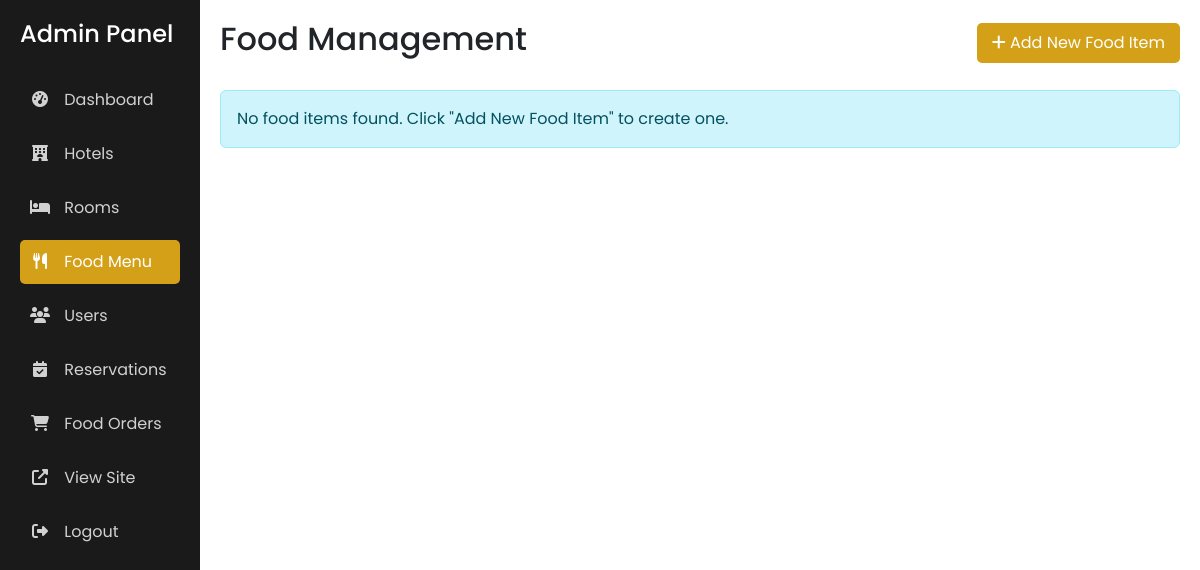
Before: /admin/food.php (signed in) with the older database file.
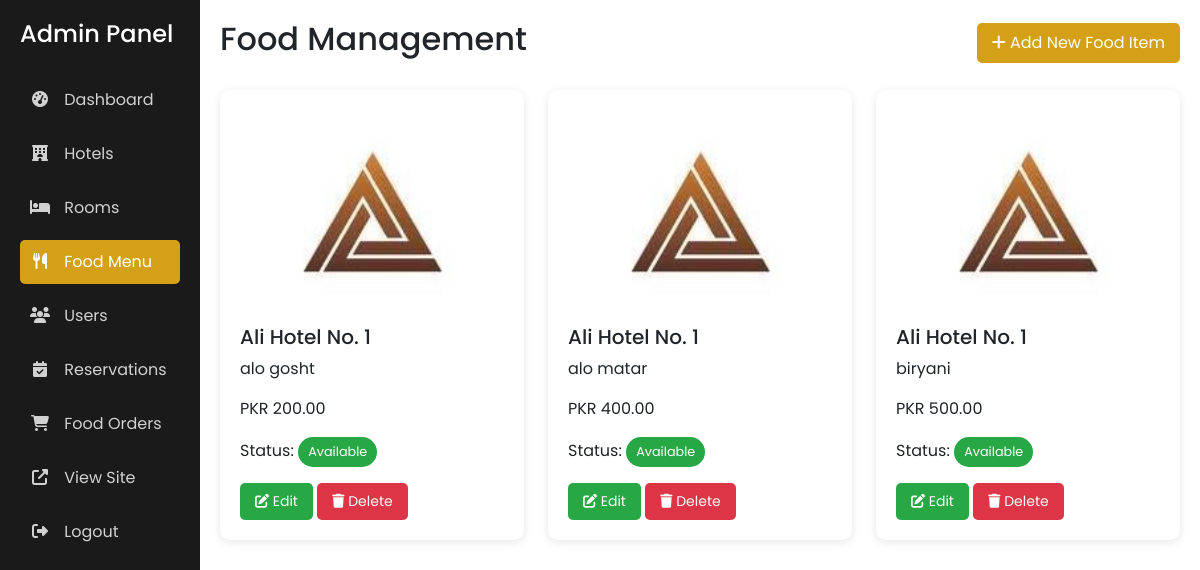
After: the same page with the newer database file.
### tables this page shows
CREATE TABLE `hotel_menu` (
  `id` int(11) NOT NULL,
  `hotel_id` int(11) NOT NULL,
  `item_name` varchar(100) NOT NULL,
  `price` decimal(10,2) NOT NULL,
  `is_available` tinyint(1) DEFAULT 1,
  `image_url` varchar(255) DEFAULT NULL
);

CREATE TABLE `hotels` (
  `id` int(11) NOT NULL,
  `name` varchar(100) NOT NULL,
  `description` text DEFAULT NULL,
  `address` text NOT NULL,
  `city` varchar(50) NOT NULL,
  `phone` varchar(20) DEFAULT NULL,
  `email` varchar(100) DEFAULT NULL,
  `website` varchar(100) DEFAULT NULL,
  `image_url` varchar(255) DEFAULT NULL,
  `created_at` timestamp NOT NULL DEFAULT current_timestamp(),
  `updated_at` timestamp NOT NULL DEFAULT current_timestamp() ON UPDATE current_timestamp(),
  `vendor_id` int(11) NOT NULL
);

### admin/food.php (the view, shortened to what this page needs)
<?php
require_once '../config/database.php';
$user_id = (int)$_SESSION['user_id'];
$sql = "SELECT hm.*, h.name as hotel_name
        FROM hotel_menu hm
        JOIN hotels h ON hm.hotel_id = h.id
        WHERE h.vendor_id = ?
        ORDER BY h.name ASC, hm.item_name ASC";
$stmt = mysqli_prepare($conn, $sql);
mysqli_stmt_bind_param($stmt, "i", $user_id);
mysqli_stmt_execute($stmt);
$food_items = mysqli_stmt_get_result($stmt);
?>
<!DOCTYPE html>
<html lang="en">
<head>
    <link href="https://cdn.jsdelivr.net/npm/bootstrap@5.3.0/dist/css/bootstrap.min.css" rel="stylesheet">
    <link rel="stylesheet" href="https://cdnjs.cloudflare.com/ajax/libs/font-awesome/6.4.2/css/all.min.css">
</head>
<body>
    <div class="container-fluid">
        <div class="row">
            <div class="col-md-3 col-lg-2 sidebar">
                <h4 class="mb-4">Admin Panel</h4>
                <nav class="nav flex-column">
                    <a class="nav-link" href="dashboard.php"><i class="fas fa-tachometer-alt"></i> Dashboard</a>
                    <a class="nav-link" href="hotels.php"><i class="fas fa-hotel"></i> Hotels</a>
                    <a class="nav-link" href="rooms.php"><i class="fas fa-bed"></i> Rooms</a>
                    <a class="nav-link active" href="food.php"><i class="fas fa-utensils"></i> Food Menu</a>
                    <a class="nav-link" href="users.php"><i class="fas fa-users"></i> Users</a>
                    <a class="nav-link" href="reservations.php"><i class="fas fa-calendar-check"></i> Reservations</a>
                    <a class="nav-link" href="food_orders.php"><i class="fas fa-shopping-cart"></i> Food Orders</a>
                    <a class="nav-link" href="../index.php" target="_blank"><i class="fas fa-external-link-alt"></i> View Site</a>
                    <a class="nav-link" href="../logout.php"><i class="fas fa-sign-out-alt"></i> Logout</a>
                </nav>
            </div>
            <div class="col-md-9 col-lg-10 main-content">
                <div class="d-flex justify-content-between align-items-center mb-4">
                    <h2>Food Management</h2>
                    <button type="button" class="btn btn-custom" data-bs-toggle="modal" data-bs-target="#addFoodModal">
                        <i class="fas fa-plus"></i> Add New Food Item
                    </button>
                </div>
                <div class="row">
                    <?php if (mysqli_num_rows($food_items) > 0): ?>
                        <?php while($item = mysqli_fetch_assoc($food_items)): ?>
                            <div class="col-md-6 col-lg-4">
                                <div class="food-card">
                                    <?php if (!empty($item['image_url'])): ?>
                                        <img src="../<?php echo htmlspecialchars($item['image_url']); ?>" alt="Food Image" class="food-image">
                                    <?php endif; ?>
                                    <div class="food-details">
                                        <h5><?php echo htmlspecialchars($item['hotel_name']); ?></h5>
                                        <p class="item-name"><?php echo htmlspecialchars($item['item_name']); ?></p>
                                        <p class="price">PKR <?php echo number_format($item['price'], 2); ?></p>
                                        <p class="status">
                                            Status: <span class="status-badge status-<?php echo $item['is_available'] ? 'available' : 'unavailable'; ?>">
                                                <?php echo $item['is_available'] ? 'Available' : 'Unavailable'; ?>
                                            </span>
                                        </p>
                                        <div class="food-actions">
                                            <button class="btn btn-sm btn-edit" data-bs-toggle="modal" data-bs-target="#editFoodModal"
                                                    data-item='<?php echo json_encode($item); ?>'>
                                                <i class="fas fa-edit"></i> Edit
                                            </button>
                                            <form method="POST" action="" class="d-inline"
                                                onsubmit="return confirm('Are you sure you want to delete this food item?')">
                                                <button type="submit" class="btn btn-sm btn-delete">
                                                    <i class="fas fa-trash"></i> Delete
                                                </button>
                                            </form>
                                        </div>
                                    </div>
                                </div>
                            </div>
                        <?php endwhile; ?>
                    <?php else: ?>
                        <div class="col-12">
                            <div class="alert alert-info">
                                No food items found. Click "Add New Food Item" to create one.
                            </div>
                        </div>
                    <?php endif; ?>
                </div>
            </div>
        </div>
    </div>
</body>
</html>

### admin/food.php (style rules this page uses)
body { font-family: 'Poppins', sans-serif; }
.sidebar { background-color: #1a1a1a; color: white; min-height: 100vh; padding: 20px; }
.sidebar .nav-link { color: rgba(255, 255, 255, 0.8); padding: 10px; margin: 5px 0; border-radius: 5px; transition: all 0.3s; }
.sidebar .active { background-color: #d4a017; color: white; }
.sidebar .nav-link i { margin-right: 10px; width: 20px; text-align: center; }
.main-content { padding: 20px; }
.food-card { background: white; border-radius: 10px; padding: 20px; margin-bottom: 20px; box-shadow: 0 2px 8px rgba(0,0,0,0.1); transition: transform 0.3s; }
.food-card img { width: 100%; height: 200px; object-fit: cover; border-radius: 10px; margin-bottom: 15px; }
.btn-custom { background-color: #d4a017; color: white; border: none; padding: 8px 15px; border-radius: 5px; transition: all 0.3s; }
.btn-edit { background-color: #28a745; color: white; border: none; padding: 8px 15px; border-radius: 5px; transition: all 0.3s; }
.btn-delete { background-color: #dc3545; color: white; border: none; padding: 8px 15px; border-radius: 5px; transition: all 0.3s; }
.status-badge { padding: 5px 10px; border-radius: 15px; font-size: 0.8rem; display: inline-block; }
.status-available { background-color: #28a745; color: white; }

Changed rows visible on the page:
added hotel_menu: image_url (picture), hotel.name "Ali Hotel No. 1", item_name "alo gosht", price "200.00", is_available "Available"
added hotel_menu: image_url (picture), hotel.name "Ali Hotel No. 1", item_name "alo matar", price "400.00", is_available "Available"
added hotel_menu: image_url (picture), hotel.name "Ali Hotel No. 1", item_name "biryani", price "500.00", is_available "Available"
Other visible differences:
text no longer shown: "No food items found. Click \"Add New Food Item\" to create one."
